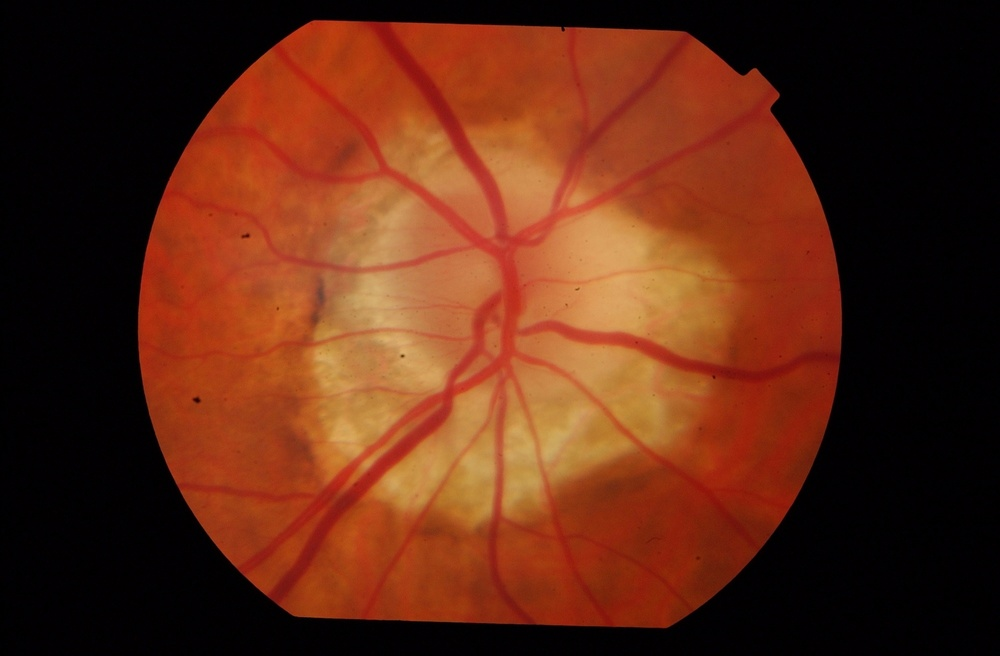
//> input picture lab3/glaucoma.jpg, 1000 x 656 px, shrunk from 2000 x 1312 before the run
$ ./lab3   (built with g++ and OpenCV 4)
//> lines starting //> are read from the running program, lines starting //| are printed output that depends on the picture; after the words box and inside, x2 and y2 are one past the last pixel; in counts of white or black regions, pixels touching at a corner belong together
#include <stdio.h>
#include <opencv2/core/core.hpp>
#include "opencv2/highgui.hpp"
#include <opencv2/imgcodecs.hpp>
#include "opencv2/imgproc.hpp"
#include <opencv2/core/utility.hpp>
#include<iostream>

using namespace cv;
using std::cout;

int threshold_value = 0;
int threshold_type = 3;
int threshold_OTSU = 0;
int const max_OTSU =1;
int const max_value = 255;
int const max_type = 4;
int const max_binary_value = 255;

Mat image, image_gray, threshold_image,otsu_image;
const char* window_name = "Threshhold Image";
const char* trackbar_type = "Type: \n 0: Binary \n 1: Binary Inverted \n 2: Truncate \n 3: To Zero \n 4: To Zero Inverted";
const char* trackbar_value = "Value";
const char* trackbar_OTSU = "THRESH_OTSU";

static void Threshold_function( int, void*)
{
    /* 0: Binary
     1: Binary Inverted
     2: Threshold Truncated
     3: Threshold to Zero
     4: Threshold to Zero Inverted
    */
    if(threshold_OTSU == 1){ // if OTSU value set to 1, method change to OTSU
      threshold( image_gray, threshold_image, threshold_value, max_binary_value, THRESH_OTSU);
    }else{
      threshold( image_gray, threshold_image, threshold_value, max_binary_value, threshold_type);
    }
    imwrite("Threshold image.jpg",threshold_image);
    imshow(window_name,threshold_image);
}


int main(int argc , char **argv){

  String imageName("glaucoma.jpg"); // by default image
   if (argc > 1)
   {
       imageName = argv[1]; //get data path of image
   }
   image = imread( samples::findFile( imageName ), IMREAD_UNCHANGED ); // Load an image
//> image is the input picture: 656 rows x 1000 cols, CV_8UC3; mean B, G, R 20.5, 41.8, 95.7
   if (image.empty())
   {
      cout << "Cannot read the image: " << imageName << std::endl; // if there's no image, exit
      return -1;
   }
   namedWindow( window_name, WINDOW_AUTOSIZE ); // Create a window to display results

   cvtColor( image, image_gray, COLOR_BGR2GRAY,0 ); // Convert the image to Gray
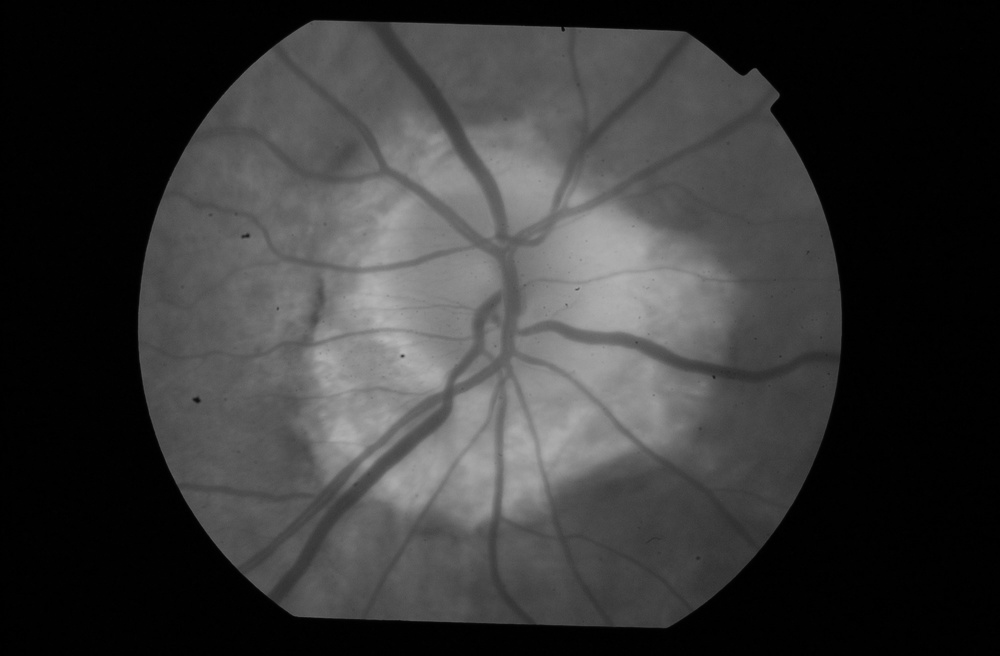
//> image_gray: 656 rows x 1000 cols, CV_8UC1; min 0, max 182, mean 55.5
   imwrite("gray image.jpg",image_gray);
   threshold( image_gray, otsu_image, threshold_value, max_binary_value, THRESH_OTSU);
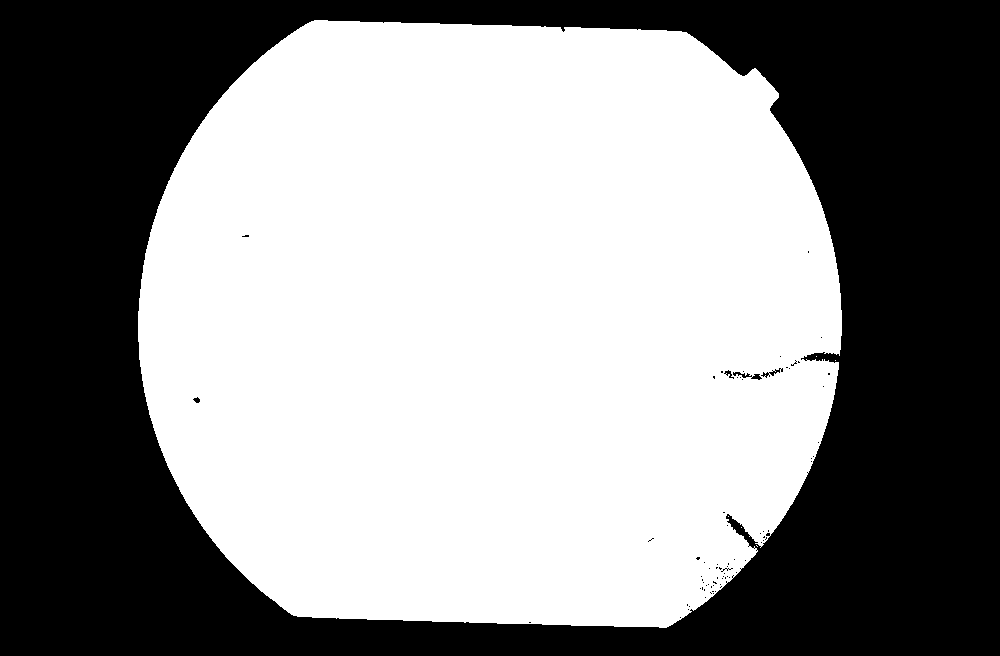
//> otsu_image: 656 rows x 1000 cols, CV_8UC1; 55.2% white; 77 black regions (72 under 20 px), largest, box (x1, y1, x2, y2) and area: (0, 0, 1000, 656) 293682, (733, 372, 762, 380) 91, (761, 368, 783, 378) 67, (724, 370, 734, 379) 34, (193, 397, 200, 403) 27
   imwrite("otsu image.jpg",otsu_image);

   createTrackbar( trackbar_type,
                   window_name, &threshold_type,
                   max_type,Threshold_function); // Create a Trackbar to choose type of Threshold
   createTrackbar( trackbar_value,
                   window_name, &threshold_value,
                   max_value,Threshold_function); // Create a Trackbar to choose Threshold value
//> slider 'Value' is set to 85
  createTrackbar( trackbar_OTSU,
                  window_name, &threshold_OTSU,
                  max_OTSU,Threshold_function); // Create a Trackbar to choose OTSU value
//> slider 'THRESH_OTSU' is set to 1

   Threshold_function(0,0);
//> in Threshold_function, `threshold( image_gray, threshold_image, threshold_value, max_binary_va..`: threshold_value = 85
   waitKey(0);

  return 0;
}
